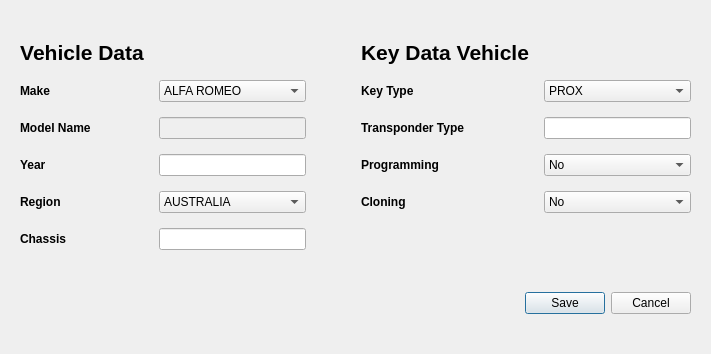
<?xml version="1.0" encoding="UTF-8"?>
<ui version="4.0">
 <class>Form</class>
 <widget class="QWidget" name="Form">
  <property name="enabled">
   <bool>true</bool>
  </property>
  <property name="geometry">
   <rect>
    <x>0</x>
    <y>0</y>
    <width>711</width>
    <height>354</height>
   </rect>
  </property>
  <property name="sizePolicy">
   <sizepolicy hsizetype="Fixed" vsizetype="Fixed">
    <horstretch>0</horstretch>
    <verstretch>0</verstretch>
   </sizepolicy>
  </property>
  <property name="minimumSize">
   <size>
    <width>711</width>
    <height>354</height>
   </size>
  </property>
  <property name="maximumSize">
   <size>
    <width>711</width>
    <height>354</height>
   </size>
  </property>
  <property name="windowTitle">
   <string>Update Vehicle</string>
  </property>
  <property name="windowIcon">
   <iconset>
    <normaloff>../icon/update.svg</normaloff>../icon/update.svg</iconset>
  </property>
  <property name="styleSheet">
   <string notr="true"/>
  </property>
  <layout class="QGridLayout" name="gridLayout">
   <property name="leftMargin">
    <number>20</number>
   </property>
   <property name="topMargin">
    <number>40</number>
   </property>
   <property name="rightMargin">
    <number>20</number>
   </property>
   <property name="bottomMargin">
    <number>40</number>
   </property>
   <property name="spacing">
    <number>15</number>
   </property>
   <item row="2" column="0">
    <widget class="QLabel" name="label">
     <property name="font">
      <font>
       <pointsize>9</pointsize>
       <weight>75</weight>
       <bold>true</bold>
      </font>
     </property>
     <property name="text">
      <string>Model Name</string>
     </property>
    </widget>
   </item>
   <item row="6" column="1">
    <spacer name="verticalSpacer">
     <property name="orientation">
      <enum>Qt::Vertical</enum>
     </property>
     <property name="sizeHint" stdset="0">
      <size>
       <width>20</width>
       <height>86</height>
      </size>
     </property>
    </spacer>
   </item>
   <item row="1" column="0">
    <widget class="QLabel" name="label_7">
     <property name="font">
      <font>
       <pointsize>9</pointsize>
       <weight>75</weight>
       <bold>true</bold>
      </font>
     </property>
     <property name="text">
      <string>Make</string>
     </property>
    </widget>
   </item>
   <item row="2" column="1">
    <widget class="QLineEdit" name="lineEdit">
     <property name="enabled">
      <bool>false</bool>
     </property>
    </widget>
   </item>
   <item row="3" column="0">
    <widget class="QLabel" name="label_2">
     <property name="font">
      <font>
       <pointsize>9</pointsize>
       <weight>75</weight>
       <bold>true</bold>
      </font>
     </property>
     <property name="text">
      <string>Year</string>
     </property>
    </widget>
   </item>
   <item row="5" column="0">
    <widget class="QLabel" name="label_3">
     <property name="font">
      <font>
       <pointsize>9</pointsize>
       <weight>75</weight>
       <bold>true</bold>
      </font>
     </property>
     <property name="text">
      <string>Chassis</string>
     </property>
    </widget>
   </item>
   <item row="4" column="0">
    <widget class="QLabel" name="label_5">
     <property name="font">
      <font>
       <pointsize>9</pointsize>
       <weight>75</weight>
       <bold>true</bold>
      </font>
     </property>
     <property name="text">
      <string>Region</string>
     </property>
    </widget>
   </item>
   <item row="2" column="3">
    <widget class="QLabel" name="label_6">
     <property name="font">
      <font>
       <pointsize>9</pointsize>
       <weight>75</weight>
       <bold>true</bold>
      </font>
     </property>
     <property name="text">
      <string>Transponder Type</string>
     </property>
    </widget>
   </item>
   <item row="1" column="3">
    <widget class="QLabel" name="label_4">
     <property name="font">
      <font>
       <pointsize>9</pointsize>
       <weight>75</weight>
       <bold>true</bold>
      </font>
     </property>
     <property name="text">
      <string>Key Type</string>
     </property>
    </widget>
   </item>
   <item row="1" column="4">
    <widget class="QComboBox" name="comboBox_2">
     <item>
      <property name="text">
       <string>PROX</string>
      </property>
     </item>
     <item>
      <property name="text">
       <string>NO PROX</string>
      </property>
     </item>
    </widget>
   </item>
   <item row="4" column="3">
    <widget class="QLabel" name="label_9">
     <property name="font">
      <font>
       <pointsize>9</pointsize>
       <weight>75</weight>
       <bold>true</bold>
      </font>
     </property>
     <property name="text">
      <string>Cloning</string>
     </property>
    </widget>
   </item>
   <item row="3" column="4">
    <widget class="QComboBox" name="comboBox_4">
     <item>
      <property name="text">
       <string>No</string>
      </property>
     </item>
     <item>
      <property name="text">
       <string>Yes</string>
      </property>
     </item>
    </widget>
   </item>
   <item row="3" column="1">
    <widget class="QLineEdit" name="lineEdit_3"/>
   </item>
   <item row="3" column="3">
    <widget class="QLabel" name="label_8">
     <property name="font">
      <font>
       <pointsize>9</pointsize>
       <weight>75</weight>
       <bold>true</bold>
      </font>
     </property>
     <property name="text">
      <string>Programming</string>
     </property>
    </widget>
   </item>
   <item row="4" column="4">
    <widget class="QComboBox" name="comboBox_5">
     <item>
      <property name="text">
       <string>No</string>
      </property>
     </item>
     <item>
      <property name="text">
       <string>Yes</string>
      </property>
     </item>
    </widget>
   </item>
   <item row="5" column="1">
    <widget class="QLineEdit" name="lineEdit_4"/>
   </item>
   <item row="2" column="2">
    <spacer name="horizontalSpacer">
     <property name="orientation">
      <enum>Qt::Horizontal</enum>
     </property>
     <property name="sizeType">
      <enum>QSizePolicy::Fixed</enum>
     </property>
     <property name="sizeHint" stdset="0">
      <size>
       <width>40</width>
       <height>10</height>
      </size>
     </property>
    </spacer>
   </item>
   <item row="4" column="1">
    <widget class="QComboBox" name="comboBox">
     <item>
      <property name="text">
       <string>AUSTRALIA</string>
      </property>
     </item>
     <item>
      <property name="text">
       <string>CANADA</string>
      </property>
     </item>
     <item>
      <property name="text">
       <string>EE.UU</string>
      </property>
     </item>
     <item>
      <property name="text">
       <string>EUROPA</string>
      </property>
     </item>
     <item>
      <property name="text">
       <string>ORIENTE MEDIO</string>
      </property>
     </item>
     <item>
      <property name="text">
       <string>AFRICA</string>
      </property>
     </item>
    </widget>
   </item>
   <item row="2" column="4">
    <widget class="QLineEdit" name="lineEdit_2"/>
   </item>
   <item row="1" column="1">
    <widget class="QComboBox" name="comboBox_6">
     <property name="enabled">
      <bool>true</bool>
     </property>
     <item>
      <property name="text">
       <string>ALFA ROMEO</string>
      </property>
     </item>
     <item>
      <property name="text">
       <string>AUDI</string>
      </property>
     </item>
     <item>
      <property name="text">
       <string>BMW</string>
      </property>
     </item>
     <item>
      <property name="text">
       <string>CITROEN</string>
      </property>
     </item>
     <item>
      <property name="text">
       <string>DACIA</string>
      </property>
     </item>
     <item>
      <property name="text">
       <string>FIAT</string>
      </property>
     </item>
     <item>
      <property name="text">
       <string>HYUNDAI</string>
      </property>
     </item>
     <item>
      <property name="text">
       <string>KIA</string>
      </property>
     </item>
     <item>
      <property name="text">
       <string>NISSAN</string>
      </property>
     </item>
     <item>
      <property name="text">
       <string>OPEL</string>
      </property>
     </item>
     <item>
      <property name="text">
       <string>PEUGEOT</string>
      </property>
     </item>
     <item>
      <property name="text">
       <string>RENAULT</string>
      </property>
     </item>
     <item>
      <property name="text">
       <string>SEAT</string>
      </property>
     </item>
     <item>
      <property name="text">
       <string>TOYOTA</string>
      </property>
     </item>
     <item>
      <property name="text">
       <string>VW</string>
      </property>
     </item>
     <item>
      <property name="text">
       <string>VOLVO</string>
      </property>
     </item>
    </widget>
   </item>
   <item row="7" column="3" colspan="2">
    <widget class="QDialogButtonBox" name="buttonBox">
     <property name="styleSheet">
      <string notr="true">QDialogButtonBox *[text=&quot;Save&quot;] {
    background-color:#CC0000;
    color: white;
}
QDialogButtonBox *[text=&quot;Cancel&quot;] {
    background-color:#C0C0C0;
    color: white;
}</string>
     </property>
     <property name="orientation">
      <enum>Qt::Horizontal</enum>
     </property>
     <property name="standardButtons">
      <set>QDialogButtonBox::Cancel|QDialogButtonBox::Save</set>
     </property>
    </widget>
   </item>
   <item row="0" column="3">
    <widget class="QLabel" name="label_11">
     <property name="styleSheet">
      <string notr="true">QLabel {
	font-size: 16pt;
	font-weight: 600;
}</string>
     </property>
     <property name="text">
      <string>Key Data Vehicle</string>
     </property>
     <property name="alignment">
      <set>Qt::AlignCenter</set>
     </property>
    </widget>
   </item>
   <item row="0" column="0">
    <widget class="QLabel" name="label_10">
     <property name="font">
      <font>
       <pointsize>16</pointsize>
       <weight>75</weight>
       <italic>false</italic>
       <bold>true</bold>
       <underline>false</underline>
       <strikeout>false</strikeout>
      </font>
     </property>
     <property name="styleSheet">
      <string notr="true">QLabel {
	font-size: 16pt;
	font-weight: 600;
}</string>
     </property>
     <property name="text">
      <string>Vehicle Data</string>
     </property>
     <property name="alignment">
      <set>Qt::AlignCenter</set>
     </property>
    </widget>
   </item>
  </layout>
 </widget>
 <resources/>
 <connections/>
</ui>
